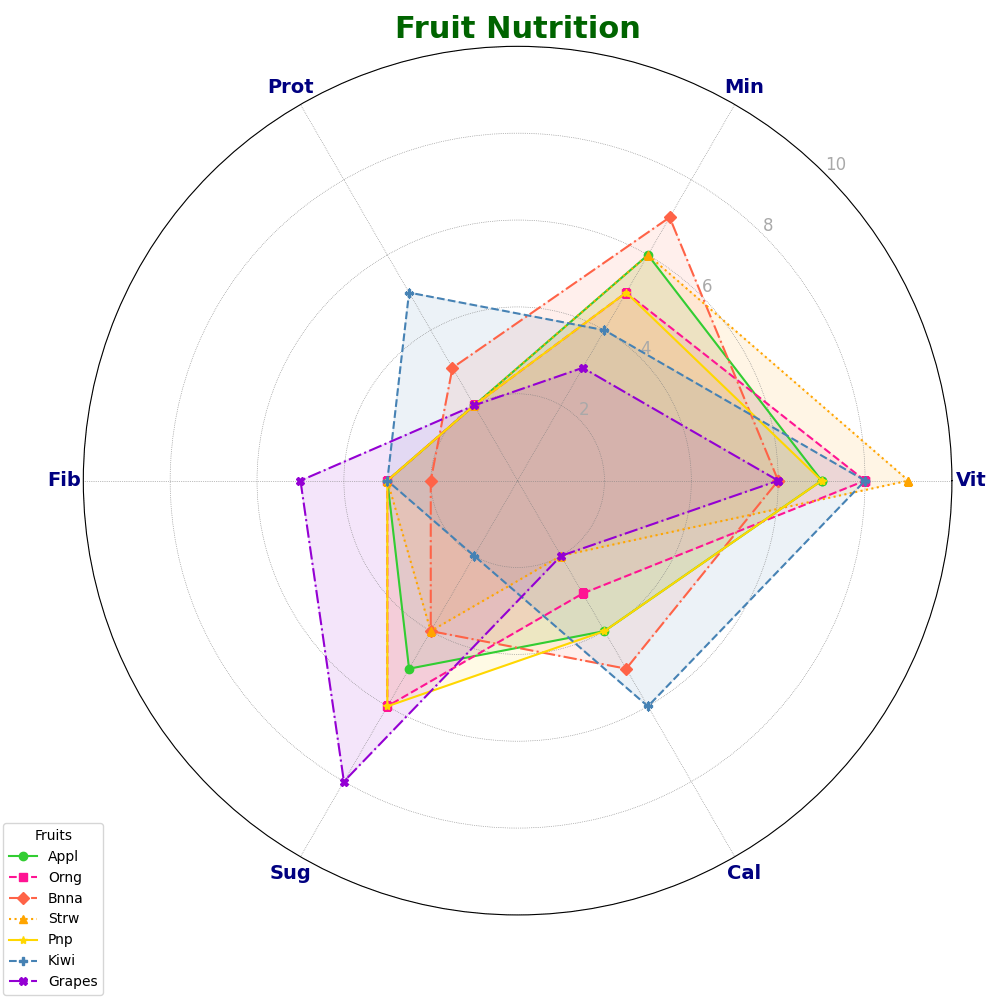

Write Python code to recreate this figure.
import numpy as np
import matplotlib.pyplot as plt
from math import pi

categories = ['Vit', 'Min', 'Prot', 'Fib', 'Sug', 'Cal']
num_vars = len(categories)

# Added additional made-up data series for new fruits
fruit_scores = {
    'Appl': [7, 6, 2, 3, 5, 4],
    'Orng': [8, 5, 2, 3, 6, 3],
    'Bnna': [6, 7, 3, 2, 4, 5],
    'Strw': [9, 6, 2, 3, 4, 2],
    'Pnp': [7, 5, 2, 3, 6, 4],
    'Kiwi': [8, 4, 5, 3, 2, 6],  # New fruit data
    'Grapes': [6, 3, 2, 5, 8, 2]  # New fruit data
}

fig, ax = plt.subplots(figsize=(10, 10), subplot_kw=dict(polar=True))

angles = np.linspace(0, 2 * pi, num_vars, endpoint=False).tolist()
angles += angles[:1]

colors = ['#32CD32', '#FF1493', '#FF6347', '#FFA500', '#FFD700', '#4682B4', '#9400D3']
line_styles = ['-', '--', '-.', ':', '-', '--', '-.']
markers = ['o', 's', 'D', '^', '*', 'P', 'X']

for idx, (fruit, scores) in enumerate(fruit_scores.items()):
    scores += scores[:1]  # Closing the loop for radar chart
    ax.plot(angles, scores, color=colors[idx], linestyle=line_styles[idx], marker=markers[idx], label=fruit)
    ax.fill(angles, scores, alpha=0.1, color=colors[idx])

plt.xticks(angles[:-1], categories, color='navy', size=14, weight='bold')
ax.set_rlabel_position(45)
plt.yticks([2, 4, 6, 8, 10], ["2", "4", "6", "8", "10"], color="darkgrey", size=12)
plt.ylim(0, 10)

plt.legend(loc='lower left', bbox_to_anchor=(-0.1, -0.1), fontsize=10, title="Fruits")
ax.grid(color='grey', linestyle=':', linewidth=0.5)
plt.title('Fruit Nutrition', size=22, color='darkgreen', ha='center', fontweight='semibold')

plt.tight_layout()
plt.show()
